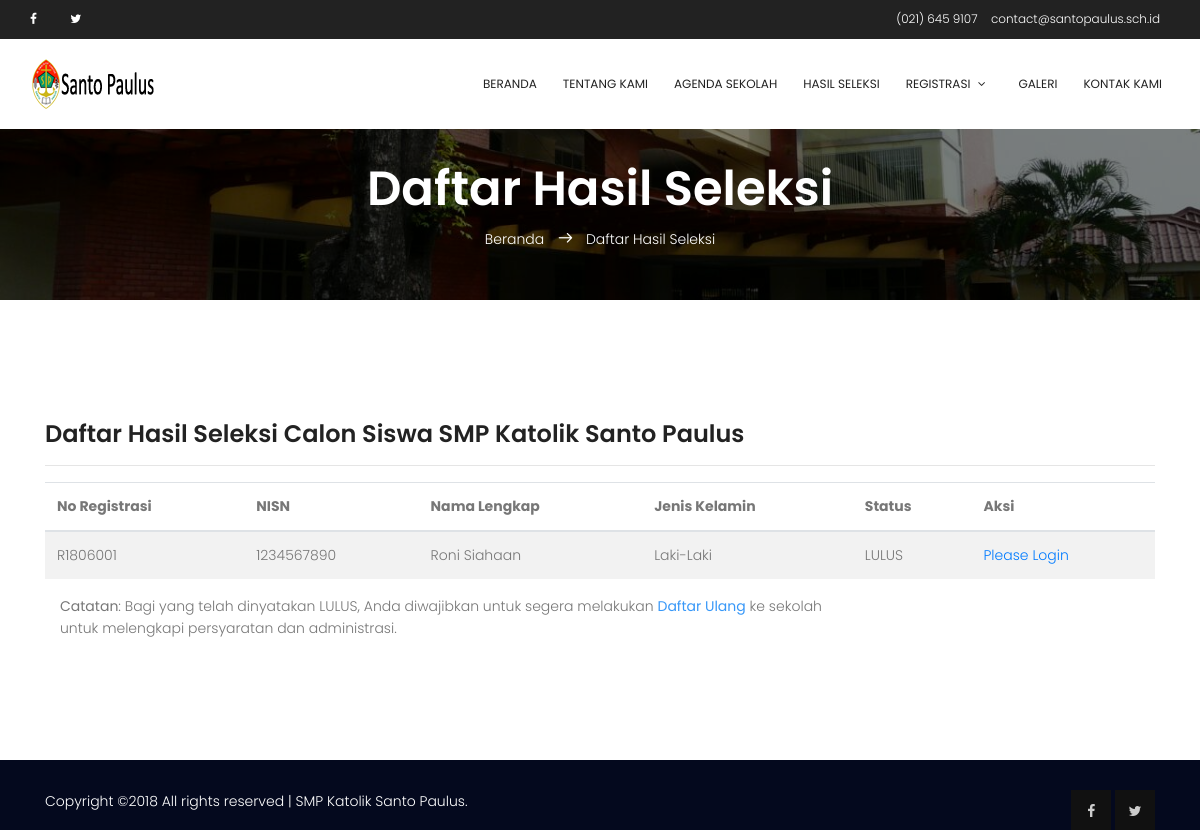
Page /?page=hasil-seleksi on the earlier database version.
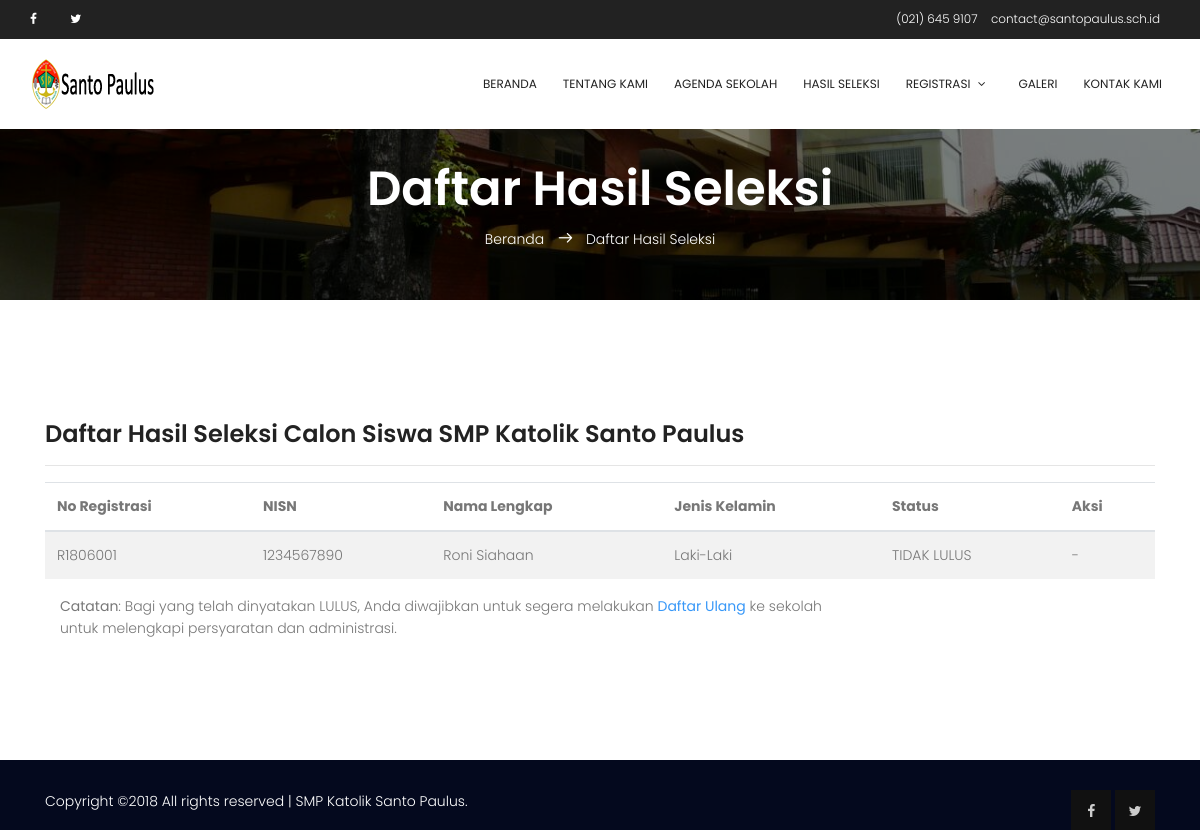
Same page on the later database version.
### tables this page shows
CREATE TABLE `registrasi` (
  `reg_id` varchar(8) NOT NULL,
  `reg_date` date NOT NULL,
  `cs_nisn` varchar(10) NOT NULL,
  `reg_status` tinyint(4) NOT NULL COMMENT '1:process,2:file_verified,3:pass,4:not_pass'
);

CREATE TABLE `calon_siswa` (
  `cs_id` int(11) NOT NULL,
  `cs_nisn` varchar(10) NOT NULL,
  `cs_nis` varchar(12) NOT NULL,
  `cs_nama_lengkap` varchar(100) NOT NULL,
  `cs_tmpt_lahir` varchar(100) NOT NULL,
  `cs_tgl_lahir` date NOT NULL,
  `cs_jkel` enum('L','P') NOT NULL,
  `cs_agama` varchar(35) NOT NULL,
  `cs_no_tlp` varchar(36) NOT NULL,
  `cs_alamat_lengkap` text NOT NULL,
  `cs_nama_ayah` varchar(100) NOT NULL,
  `cs_nama_ibu` varchar(100) NOT NULL,
  `cs_nama_wali` varchar(100) NOT NULL,
  `cs_asal_sekolah` varchar(100) NOT NULL,
  `cs_email` varchar(100) NOT NULL
);

### digi_canvas.php (called while the page is built, shortened)
<?php
require("includes/constants.php");
require('includes/class.db.php');
$database = DB::getInstance();
include("template/v_header.php");
include("template/v_content.php");
include("template/v_footer.php");
?>

### includes/constants.php (called while the page is built, shortened)
<?php
$baseurl = "http://".$_SERVER['HTTP_HOST'].str_replace(basename($_SERVER['SCRIPT_NAME']),"",$_SERVER['SCRIPT_NAME']);
?>

### includes/class.db.php (called while the page is built, shortened)
<?php
class DB
{
    private $link = null;
    static $inst = null;
    public function __construct()
    {
        try {
            $this->link = new mysqli( DB_HOST, DB_USER, DB_PASS, DB_NAME );
            $this->link->set_charset( "utf8" );
        } catch ( Exception $e ) {
            die( 'Unable to connect to database' );
        }
    }
    public function get_results( $query, $object = false )
    {
        $results = $this->link->query( $query );
        if( $this->link->error )
        {
            $this->log_db_errors( $this->link->error, $query );
            return false;
        }
        else
        {
            $row = array();
            while( $r = ( !$object ) ? $results->fetch_assoc() : $results->fetch_object() )
            {
                $row[] = $r;
            }
            return $row;
        }
    }
    static function getInstance()
    {
        if( self::$inst == null )
        {
            self::$inst = new DB();
        }
        return self::$inst;
    }
}

### modules/hasil-seleksi/page_seleksi.php (the view, shortened to what this page needs)
<?php
    $pagetitle = "Daftar Hasil Seleksi";
?>
<section class="banner-area relative">
    <div class="overlay overlay-bg"></div>
    <div class="container">
        <div class="row d-flex align-items-center justify-content-center">
            <div class="about-content col-lg-12">
                <h1 class="text-white">
                    <?php echo ucfirst($pagetitle);?>
                </h1>
                <p class="text-white link-nav"><a href="<?php echo $baseurl;?>">Beranda </a>  <span class="lnr lnr-arrow-right"></span>  <?php echo ucfirst($pagetitle);?></p>
            </div>
        </div>
    </div>
</section>
<section class="section-gap">
<div class="container">
    <div class="row">
        <div class="col-md-12">
            <h3>Daftar Hasil Seleksi Calon Siswa SMP Katolik Santo Paulus</h3><hr>
            <table id="data_grid" class="table table-striped">
            <thead>
                <tr>
                    <th>No Registrasi</th>
                    <th>NISN</th>
                    <th>Nama Lengkap</th>
                    <th>Jenis Kelamin</th>
                    <th>Status</th>
                    <th>Aksi</th>
                </tr>
            </thead>
            <tbody>
            <?php
                $query = "SELECT r.reg_id, r.reg_status, c.* "
                        . "FROM registrasi AS r INNER JOIN calon_siswa AS c ON r.cs_nisn = c.cs_nisn "
                        . "WHERE r.reg_status <> 1 ORDER BY reg_id ASC";
                $results = $database->get_results( $query );
                foreach( $results as $row )
                {
                    $key = filterOutput($row["reg_id"]);
                    $gender = $row["cs_jkel"] == "L" ? "Laki-Laki" : "Perempuan";
                    $stat = (int)$row["reg_status"];
                    switch ($stat){
                        case 3:
                            $status = strtoupper("lulus");
                            if (empty($_SESSION['isSession'])){
                                $html = '<a href="?page=enroll">Please Login</a>';
                            }else{
                                $html = '<form method="POST" action="modules/hasil-seleksi/do_print_card.php" target="_BLANK">';
                                $html .= '<input type="hidden" name="fkey" value="'.$key.'" readonly>';
                                $html .= '<button type="submit" class="btn btn-sm btn-success"><i class="fa fa-print"></i> Bukti Lulus</button>';
                                $html .= '</form>';
                            }
                        break;
                        case 4:
                            $status = strtoupper("tidak lulus");
                            $html = '-';
                        break;
                    }
                        echo '<td>'.$row["reg_id"].'</td>';
                        echo '<td>'.$row["cs_nisn"].'</td>';
                        echo '<td>'.$row["cs_nama_lengkap"].'</td>';
                        echo '<td>'.$gender.'</td>';
                        echo '<td>'.$status.'</td>';
                        echo '<td>'.$html.'</td>';
                }
            ?>
            </tbody>
            </table>
            <div class="col-md-9"><strong>Catatan</strong>: Bagi yang telah dinyatakan LULUS, Anda diwajibkan untuk segera melakukan <b>Daftar Ulang</b>
            ke sekolah untuk melengkapi persyaratan dan administrasi.</div>
        </div>
    </div>
</div>
</section>

Differences in the rows shown:
changed registrasi "Roni Siahaan": status "LULUS" → "TIDAK LULUS"; reg_status (not shown) → "-"; no longer shows "Please Login"
